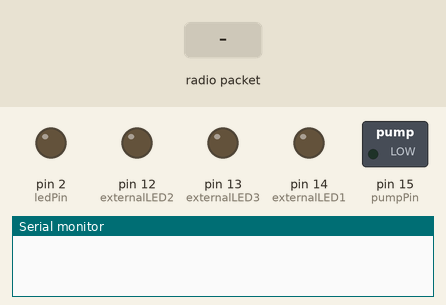
Simulated run of this sketch. Board: Arduino Uno, built with avr-gcc and run on an emulated ATmega328P. Shown: switched loads named in the sketch (green lamp = pin HIGH), output pins drawn as LEDs (lit = HIGH), the last lines printed to the serial monitor. Dashed ring = blinking. The test bench sets the inputs (shaded band). No radio packets arrive unless stated.

Above: at 1.3 s.
1.4 s: radio packet "1" arrives
At 1.52 s:
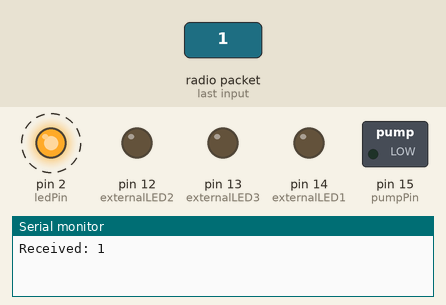
Timing chart, 0 to 4.4 s (numbered marks = the images above; inputs shaded):
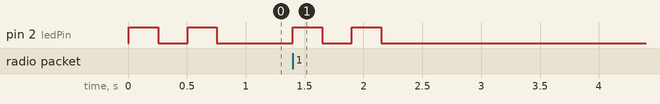

Measured:
- after the input at 1.4 s, pin 2 (ledPin): alternates HIGH for 0.25 s and LOW for 0.25 s, 4 changes in all, then stays LOW, starting at once
- by itself, pin 2 (ledPin): alternates HIGH for 0.25 s and LOW for 0.25 s, 4 changes in all, then stays LOW

The sketch:

led_blink_rx_with_motor.ino
```cpp
#include <SPI.h>
#include <RF24.h>

#define LEBEL_1 "FULL"
#define LEBEL_2 "MEDIUM"
#define LEBEL_3 "LOW"

RF24 radio(4, 5);  // CE, CSN
const byte address[6] = "00001";

const int ledPin = 2;
const int externalLED1 = 14;  // LOW
const int externalLED2 = 12;  // MEDIUM
const int externalLED3 = 13;  // FULL
const int pumpPin = 15;       // Water Pump control pin

unsigned long lastReceivedTime = 0;
const unsigned long timeout = 1000;

void setup() {
  Serial.begin(115200);

  pinMode(externalLED1, OUTPUT);
  pinMode(externalLED2, OUTPUT);
  pinMode(externalLED3, OUTPUT);
  pinMode(ledPin, OUTPUT);
  pinMode(pumpPin, OUTPUT);

  digitalWrite(ledPin, LOW);
  digitalWrite(pumpPin, LOW);  // Pump OFF initially

  radio.begin();
  radio.openReadingPipe(0, address);
  radio.setPALevel(RF24_PA_LOW);
  radio.startListening();
}

void loop() {
  unsigned long currentTime = millis();

  if (radio.available()) {
    char text[32] = "";
    radio.read(&text, sizeof(text));
    Serial.print("Received: ");
    Serial.println(text);  // Print received message
    lastReceivedTime = currentTime;

    if (strcmp(text, LEBEL_1) == 0) {
      // FULL
      digitalWrite(externalLED3, HIGH);
      digitalWrite(pumpPin, LOW);  // Turn OFF pump
      delay(500);
      digitalWrite(externalLED3, LOW);
      delay(500);

    } else if (strcmp(text, LEBEL_2) == 0) {
      // MEDIUM
      digitalWrite(externalLED2, HIGH);
      delay(500);
      digitalWrite(externalLED2, LOW);
      delay(500);

    } else if (strcmp(text, LEBEL_3) == 0) {
      // LOW
      digitalWrite(externalLED1, HIGH);
      digitalWrite(pumpPin, HIGH);  // Turn ON pump
      delay(500);
      digitalWrite(externalLED1, LOW);
      delay(100);
    }
  }

  // Indicator LED for signal activity
  if (currentTime - lastReceivedTime < timeout) {
    digitalWrite(ledPin, HIGH);
    delay(250);
    digitalWrite(ledPin, LOW);
    delay(250);
  } else {
    digitalWrite(ledPin, LOW);
  }
}
```
